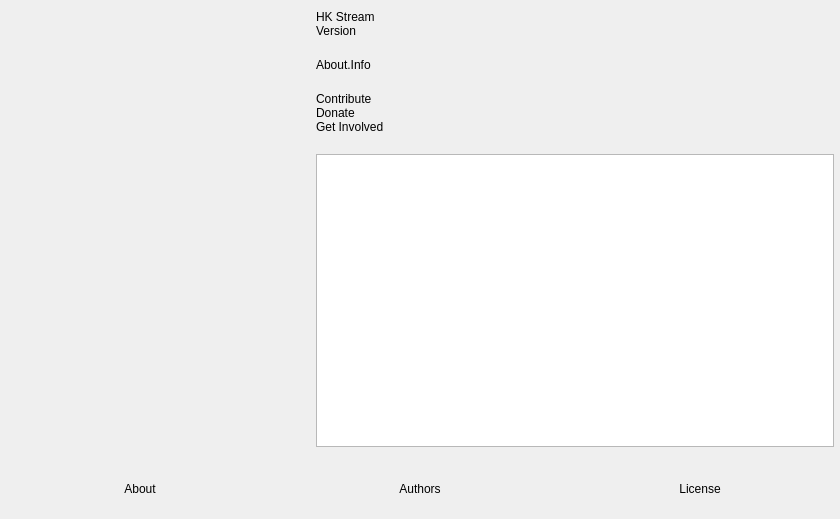
<?xml version="1.0" encoding="UTF-8"?>
<ui version="4.0">
 <class>OBSAbout</class>
 <widget class="QWidget" name="OBSAbout">
  <property name="geometry">
   <rect>
    <x>0</x>
    <y>0</y>
    <width>840</width>
    <height>519</height>
   </rect>
  </property>
  <property name="windowTitle">
   <string>About</string>
  </property>
  <layout class="QVBoxLayout" name="verticalLayout_2">
   <property name="leftMargin">
    <number>0</number>
   </property>
   <property name="topMargin">
    <number>0</number>
   </property>
   <property name="rightMargin">
    <number>0</number>
   </property>
   <property name="bottomMargin">
    <number>0</number>
   </property>
   <item>
    <layout class="QHBoxLayout" name="horizontalLayout_2">
     <property name="spacing">
      <number>30</number>
     </property>
     <property name="leftMargin">
      <number>30</number>
     </property>
     <property name="topMargin">
      <number>10</number>
     </property>
     <property name="rightMargin">
      <number>6</number>
     </property>
     <property name="bottomMargin">
      <number>6</number>
     </property>
     <item>
      <widget class="QLabel" name="icon">
       <property name="minimumSize">
        <size>
         <width>256</width>
         <height>256</height>
        </size>
       </property>
       <property name="maximumSize">
        <size>
         <width>256</width>
         <height>256</height>
        </size>
       </property>
       <property name="text">
        <string/>
       </property>
       <property name="pixmap">
        <pixmap>:res/images/obs.png</pixmap>
       </property>
       <property name="scaledContents">
        <bool>true</bool>
       </property>
      </widget>
     </item>
     <item>
      <layout class="QVBoxLayout" name="verticalLayout">
       <property name="spacing">
        <number>0</number>
       </property>
       <item>
        <widget class="QLabel" name="name">
         <property name="text">
          <string notr="true">HK Stream</string>
         </property>
        </widget>
       </item>
       <item>
        <widget class="QLabel" name="version">
         <property name="text">
          <string notr="true">Version</string>
         </property>
        </widget>
       </item>
       <item>
        <spacer name="verticalSpacer_2">
         <property name="orientation">
          <enum>Qt::Orientation::Vertical</enum>
         </property>
         <property name="sizeType">
          <enum>QSizePolicy::Policy::Fixed</enum>
         </property>
         <property name="sizeHint" stdset="0">
          <size>
           <width>20</width>
           <height>20</height>
          </size>
         </property>
        </spacer>
       </item>
       <item>
        <widget class="QLabel" name="info">
         <property name="text">
          <string>About.Info</string>
         </property>
         <property name="wordWrap">
          <bool>true</bool>
         </property>
        </widget>
       </item>
       <item>
        <spacer name="verticalSpacer_3">
         <property name="orientation">
          <enum>Qt::Orientation::Vertical</enum>
         </property>
         <property name="sizeType">
          <enum>QSizePolicy::Policy::Fixed</enum>
         </property>
         <property name="sizeHint" stdset="0">
          <size>
           <width>20</width>
           <height>20</height>
          </size>
         </property>
        </spacer>
       </item>
       <item>
        <widget class="QLabel" name="contribute">
         <property name="text">
          <string notr="true">Contribute</string>
         </property>
         <property name="wordWrap">
          <bool>true</bool>
         </property>
        </widget>
       </item>
       <item>
        <widget class="QLabel" name="donate">
         <property name="text">
          <string notr="true">Donate</string>
         </property>
        </widget>
       </item>
       <item>
        <widget class="QLabel" name="getInvolved">
         <property name="text">
          <string notr="true">Get Involved</string>
         </property>
        </widget>
       </item>
       <item>
        <spacer name="verticalSpacer">
         <property name="orientation">
          <enum>Qt::Orientation::Vertical</enum>
         </property>
         <property name="sizeType">
          <enum>QSizePolicy::Policy::Fixed</enum>
         </property>
         <property name="sizeHint" stdset="0">
          <size>
           <width>20</width>
           <height>20</height>
          </size>
         </property>
        </spacer>
       </item>
       <item>
        <widget class="QTextBrowser" name="textBrowser">
         <property name="openExternalLinks">
          <bool>true</bool>
         </property>
        </widget>
       </item>
      </layout>
     </item>
    </layout>
   </item>
   <item>
    <widget class="QFrame" name="widget">
     <property name="minimumSize">
      <size>
       <width>0</width>
       <height>60</height>
      </size>
     </property>
     <layout class="QHBoxLayout" name="horizontalLayout">
      <property name="spacing">
       <number>0</number>
      </property>
      <property name="leftMargin">
       <number>0</number>
      </property>
      <property name="topMargin">
       <number>0</number>
      </property>
      <property name="rightMargin">
       <number>0</number>
      </property>
      <property name="bottomMargin">
       <number>0</number>
      </property>
      <item>
       <widget class="ClickableLabel" name="about">
        <property name="text">
         <string>About</string>
        </property>
        <property name="alignment">
         <set>Qt::AlignmentFlag::AlignCenter</set>
        </property>
       </widget>
      </item>
      <item>
       <widget class="ClickableLabel" name="authors">
        <property name="text">
         <string>Authors</string>
        </property>
        <property name="alignment">
         <set>Qt::AlignmentFlag::AlignCenter</set>
        </property>
       </widget>
      </item>
      <item>
       <widget class="ClickableLabel" name="license">
        <property name="text">
         <string>License</string>
        </property>
        <property name="alignment">
         <set>Qt::AlignmentFlag::AlignCenter</set>
        </property>
       </widget>
      </item>
     </layout>
    </widget>
   </item>
  </layout>
 </widget>
 <customwidgets>
  <customwidget>
   <class>ClickableLabel</class>
   <extends>QLabel</extends>
   <header>components/ClickableLabel.hpp</header>
  </customwidget>
 </customwidgets>
 <resources/>
 <connections/>
</ui>
